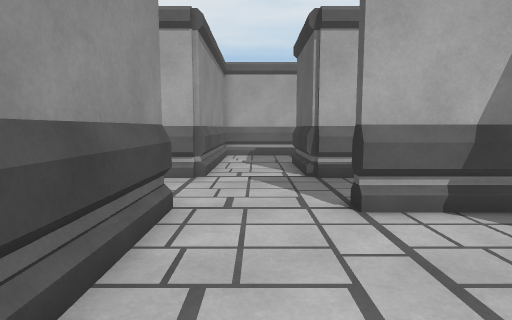
[1] (above)

24 first-person views from a walk through a Unity game level. The camera is 1.2 m above the floor, tilts 6° down and sees 80° across. The floor is counted in squares, 1 m on a side. Each view is taken from the middle of a square. On the plan, view 1 faces up. The plan holds only what a view shows up to about 13 squares ahead; the rest is blank. The place goes on beyond the plan. The player character is not drawn.

[2]
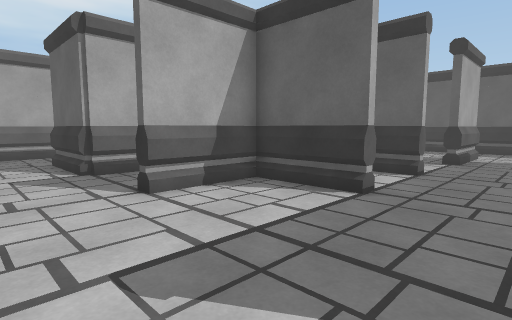

[3]
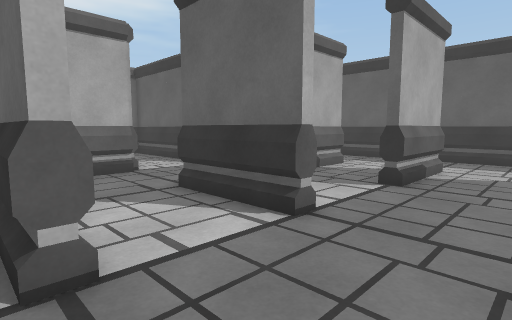

[4]
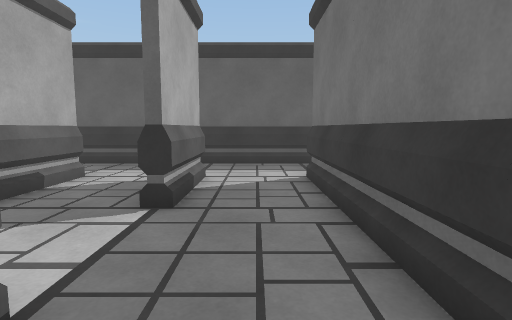

[5]
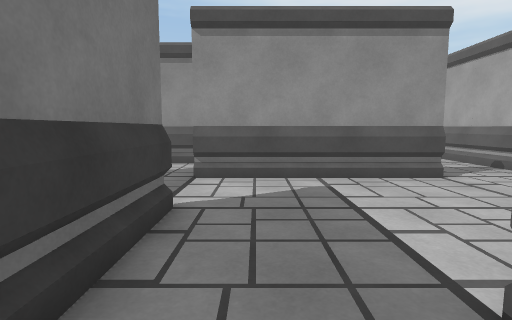

[6]
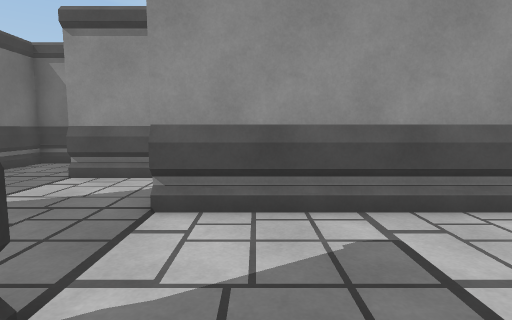

[7]
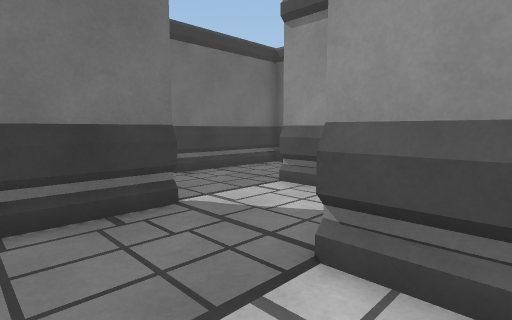

[8]
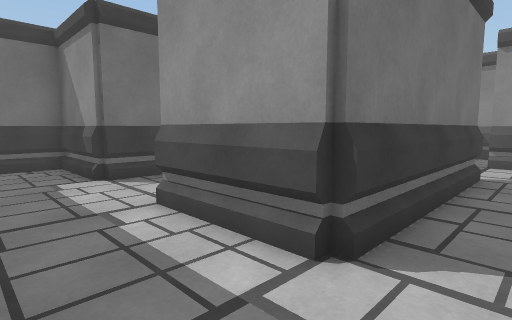

[9]
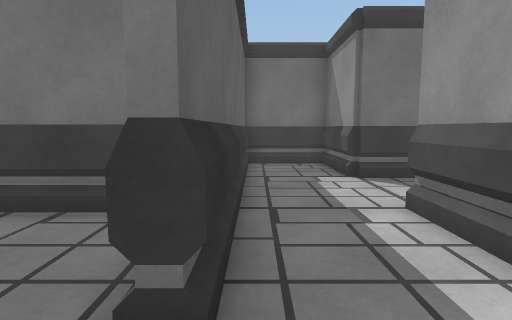

[10]
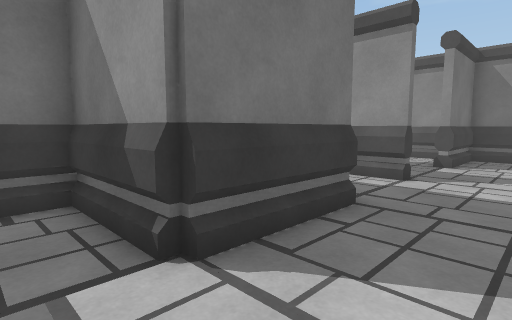

[11]
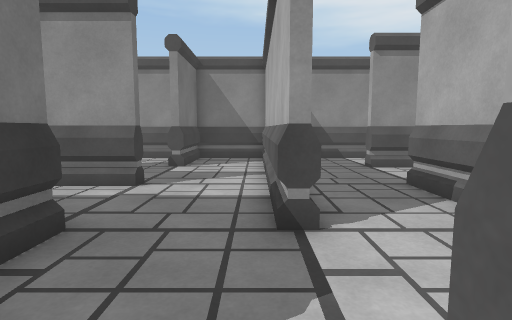

[12]
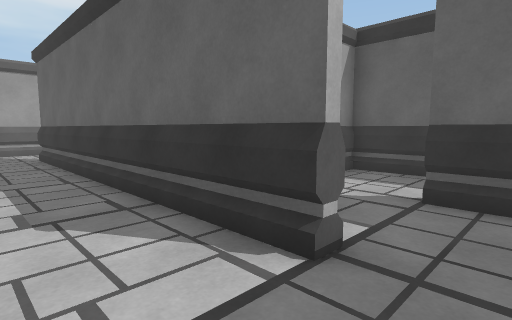

[13]
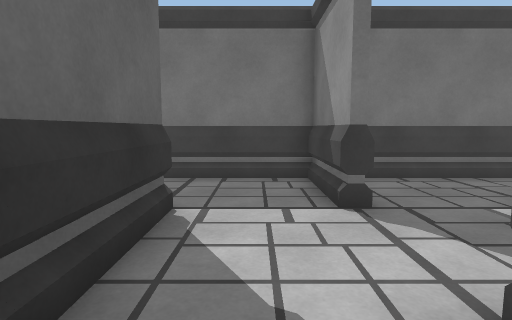

[14]
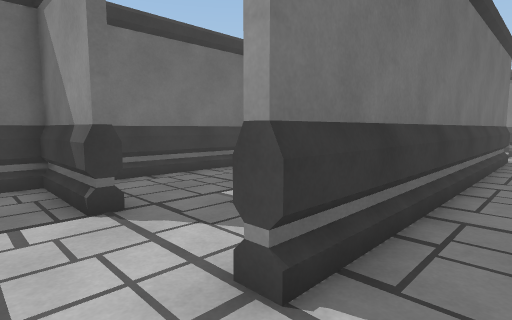

[15]
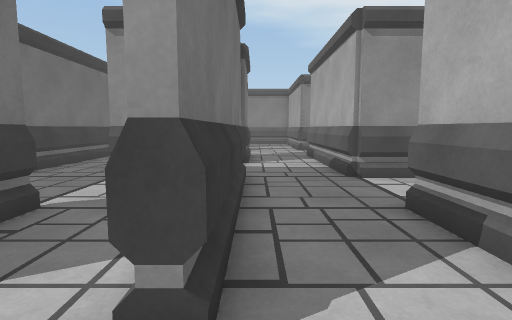

[16]
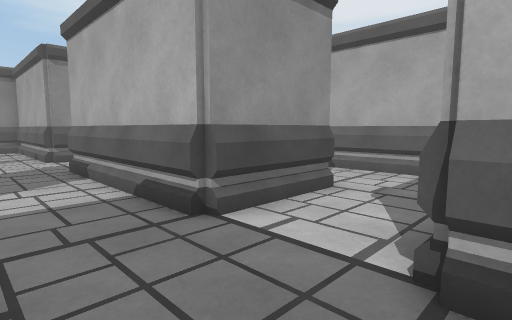

[17]
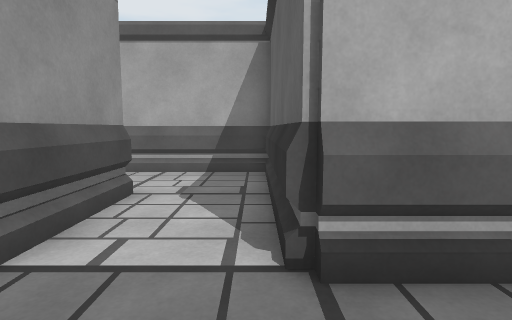

[18]
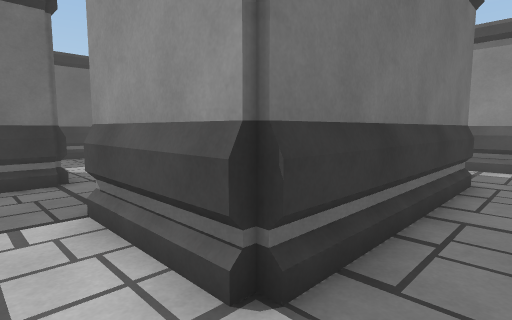

[19]
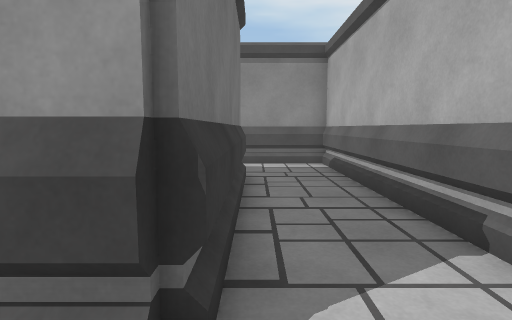

[20]
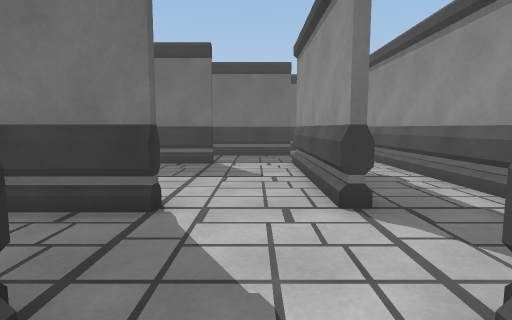

[21]
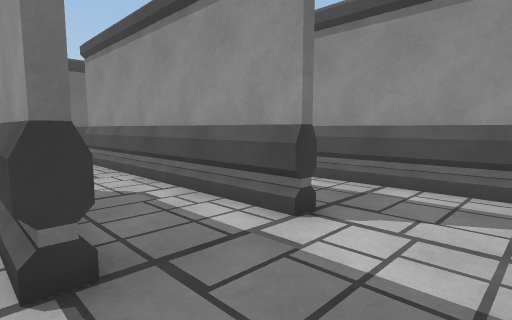

[22]
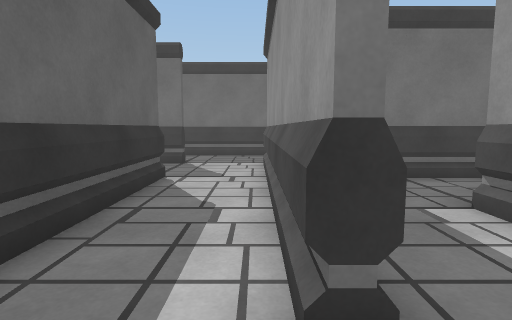

[23]
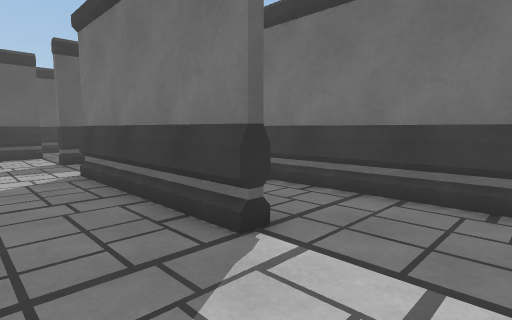

[24]
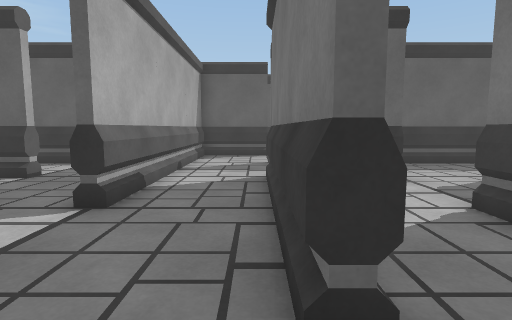

### Floor plan
Points are (right, up) in squares from view 1. A wall is a line through its corners. A room is listed if a view was taken in it or the views show most of it. See-through windows are left out.
Room 1 (views 1, 2, 3, 4, 5, 6, 7, 8, 9, 10, 11, 13, 14, 15, 16, 17, 18, 19, 20, 21, 22, 23, 24)
walls: (4.9, 1.5) (4.4, 1.5) (4.4, 4.4) (1.5, 4.4) (1.5, 4.5) (3.8, 4.5); (7.6, 2) (7.6, 1.5) (7.4, 1.5) (7.4, 4.5) (8.6, 4.5); (7.4, -1.6) (1.5, -1.6) (1.5, -1.4) (13.5, -1.4) (13.5, -1.8); (1.4, 4.8) (4.4, 4.8); (7.4, 4.8) (13.5, 4.8) (13.5, 4.4) (10.9, 4.4); (-1.5, -1.5) (-1.5, 3.2); (-1.7, -1.5) (-1.7, 3.5); (0.9, -4.5) (-1.5, -4.5); (0.8, -4.7) (-1.5, -4.7) (-1.5, -4.4) (4.6, -4.4) (4.6, -7.5); (9.6, 4.5) (13.5, 4.5); (-1.9, 4.5) (-1.4, 4.5) (-1.4, -1.5); (1.5, 7.4) (1.5, 10.6); (1.3, 7.4) (1.3, 10.6) (7.6, 10.6) (7.6, 7.4) (1.3, 7.4); (4.4, -7.6) (4.4, -7); (1.5, -7.5) (0.5, -7.5); (10.5, 7.2) (10.5, 12.2); (13.5, 1.2) (10.5, 1.2) (10.5, 1.7) (11.2, 1.7); (-4.9, 4.5) (-4.4, 4.5) (-4.4, -4.5) (-4.8, -4.5); (13.6, 1.5) (10.5, 1.5); (12.5, 7.4) (10.3, 7.4) (10.3, 12.8); (1.4, -10.4) (4.6, -10.4) (4.6, -13.4) (7.4, -13.4); (-7.4, -3.5) (-7.4, -5.9); (16.4, -2.5) (16.4, 6.5); (-7.4, -6.2) (-7.4, -7.4) (1.5, -7.4) (1.5, -7.7) (0.5, -7.7); (7.4, -12.1) (7.4, -4.4); (10.4, 13.3) (-1.4, 13.3) (-1.4, 7.4) (-6.1, 7.4)
ways out: opening at (14.5, -2) to room 2; opening at (7, -3.5) to room 3; opening at (-5, 5.5) to room 4; opening at (1, -9.5); opening at (14.5, 7)
Room 2 (view 12)
walls: (16.9, -4.5) (16.4, -4.5) (16.4, -2.5); (13.7, -4.4) (13.7, -7.4) (17.2, -7.4); (13.5, -4.4) (13.5, -7.4); (19.4, -5.6) (19.4, -4.5)
ways out: opening at (14.5, -2) to room 1; opening at (13, -3.5) to room 3; opening at (19, -3.5)
Room 3 (no view inside)
walls: (10.3, -4.6) (10.3, -3.1); (10.5, -4.6) (10.5, -3.2); (7.4, -4.4) (7.8, -4.4); (8.1, -7.4) (12.4, -7.4); (13.1, -4.4) (13.7, -4.4); (10.1, -1.6) (7.4, -1.6)
ways out: opening at (7, -3.5) to room 1; opening at (13, -3.5) to room 2
Room 4 (no view inside)
walls: (-7.4, 2.2) (-7.4, 1.5); (-9.5, -1.4) (-7, -1.4); (-7.4, 6.5) (-7.4, 2.5)
ways out: opening at (-5, 5.5) to room 1
Room 5 (no view inside)
walls: (-1.9, -10.4) (-1.4, -10.4); (-1.5, -7.7) (-7.4, -7.7) (-7.4, -10.4) (-4.4, -10.4) (-4.4, -10.8); (-1, -7.5) (-2.2, -7.5)
ways out: opening at (-3.5, -11); opening at (-2, -9.5)

Where each view was taken, in squares from view 1:
view 1: 0 up, 0 right, facing up
view 2: 1 down, 1 left, facing up-right
view 3: 1 down, 4 right, facing up-right
view 4: 0 up, 6 right, facing right
view 5: 0 up, 6 right, facing left
view 6: 0 up, 3 right, facing left
view 7: 0 up, 1 right, facing down-left
view 8: 3 down, 7 right, facing down-left
view 9: 3 down, 7 right, facing down
view 10: 8 down, 6 right, facing down-left
view 11: 8 down, 5 right, facing left
view 12: 6 down, 14 right, facing up-right
view 13: 0 up, 15 right, facing down
view 14: 0 up, 15 right, facing down-left
view 15: 5 up, 15 right, facing left
view 16: 5 up, 11 right, facing up-left
view 17: 5 up, 10 right, facing up
view 18: 12 up, 9 right, facing down-left
view 19: 11 up, 9 right, facing left
view 20: 9 up, 0 right, facing down
view 21: 7 up, 1 left, facing down-left
view 22: 6 up, 4 left, facing down
view 23: 2 down, 4 left, facing down-right
view 24: 4 down, 3 left, facing right
